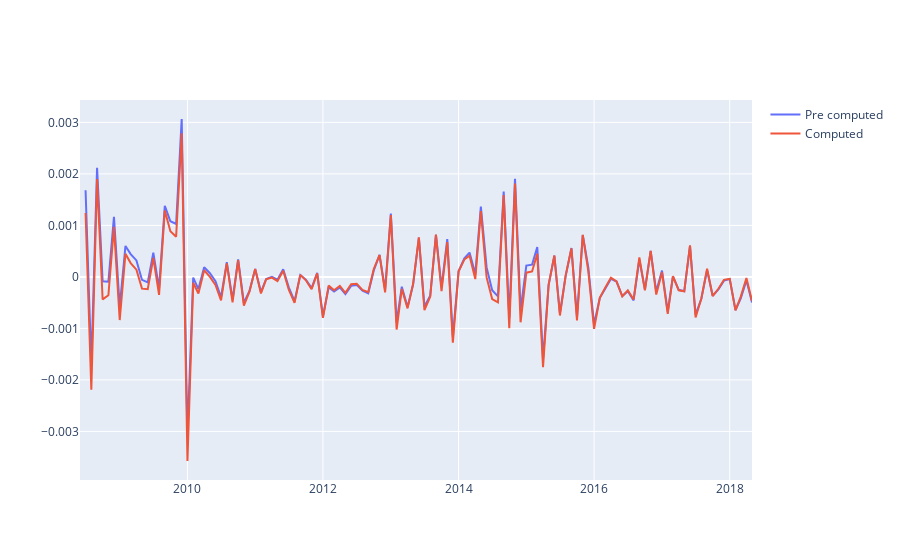

The code cell stored with this chart in its notebook:
### Code cell
fig = go.Figure()
fig.add_trace(go.Scatter(x= chneg['Date'], y = chneg['chneg_AR1_innovation'], mode="lines", name = 'Pre computed'))
fig.add_trace(go.Scatter(x= chneg['Date'], y = chneg['chneg'] - forecast2.predicted_mean, mode="lines", name = 'Computed'))
